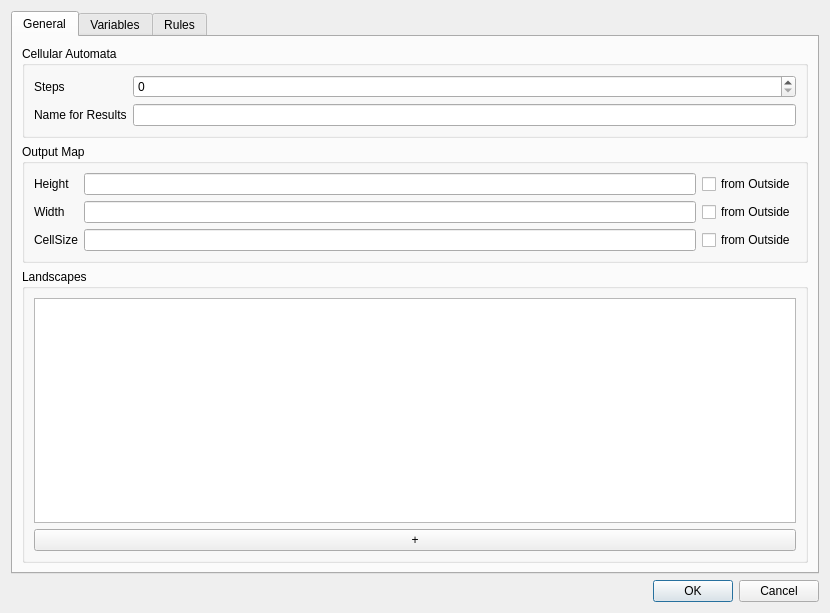
<?xml version="1.0" encoding="UTF-8"?>
<ui version="4.0">
 <class>GUICellularAutomata</class>
 <widget class="QDialog" name="GUICellularAutomata">
  <property name="geometry">
   <rect>
    <x>0</x>
    <y>0</y>
    <width>830</width>
    <height>613</height>
   </rect>
  </property>
  <property name="windowTitle">
   <string>Dialog</string>
  </property>
  <layout class="QVBoxLayout" name="verticalLayout_10">
   <item>
    <layout class="QVBoxLayout" name="verticalLayout_9">
     <item>
      <widget class="QTabWidget" name="tabWidget">
       <property name="currentIndex">
        <number>0</number>
       </property>
       <widget class="QWidget" name="tab_3">
        <attribute name="title">
         <string>General</string>
        </attribute>
        <layout class="QGridLayout" name="gridLayout_4">
         <item row="0" column="0">
          <layout class="QVBoxLayout" name="verticalLayout_5">
           <item>
            <widget class="QGroupBox" name="groupBox_2">
             <property name="sizePolicy">
              <sizepolicy hsizetype="Preferred" vsizetype="Preferred">
               <horstretch>0</horstretch>
               <verstretch>0</verstretch>
              </sizepolicy>
             </property>
             <property name="title">
              <string>Cellular Automata</string>
             </property>
             <layout class="QGridLayout" name="gridLayout_2">
              <item row="0" column="0">
               <layout class="QGridLayout" name="gridLayout_3">
                <item row="0" column="1">
                 <widget class="QSpinBox" name="spinBox_Steps"/>
                </item>
                <item row="0" column="0">
                 <widget class="QLabel" name="label_4">
                  <property name="text">
                   <string>Steps</string>
                  </property>
                 </widget>
                </item>
                <item row="1" column="0">
                 <widget class="QLabel" name="label_6">
                  <property name="text">
                   <string>Name for Results</string>
                  </property>
                 </widget>
                </item>
                <item row="1" column="1">
                 <widget class="QLineEdit" name="lineEdit_resultName"/>
                </item>
               </layout>
              </item>
             </layout>
            </widget>
           </item>
          </layout>
         </item>
         <item row="1" column="0">
          <widget class="QGroupBox" name="groupBox">
           <property name="title">
            <string>Output Map</string>
           </property>
           <layout class="QGridLayout" name="gridLayout">
            <item row="0" column="1">
             <widget class="QLineEdit" name="lineEdit_Height">
              <property name="layoutDirection">
               <enum>Qt::LeftToRight</enum>
              </property>
              <property name="alignment">
               <set>Qt::AlignRight|Qt::AlignTrailing|Qt::AlignVCenter</set>
              </property>
             </widget>
            </item>
            <item row="1" column="1">
             <widget class="QLineEdit" name="lineEdit_Width">
              <property name="alignment">
               <set>Qt::AlignRight|Qt::AlignTrailing|Qt::AlignVCenter</set>
              </property>
             </widget>
            </item>
            <item row="2" column="1">
             <widget class="QLineEdit" name="lineEdit_CellSize">
              <property name="alignment">
               <set>Qt::AlignRight|Qt::AlignTrailing|Qt::AlignVCenter</set>
              </property>
             </widget>
            </item>
            <item row="0" column="0">
             <widget class="QLabel" name="label">
              <property name="text">
               <string>Height</string>
              </property>
             </widget>
            </item>
            <item row="1" column="0">
             <widget class="QLabel" name="label_2">
              <property name="text">
               <string>Width</string>
              </property>
             </widget>
            </item>
            <item row="2" column="0">
             <widget class="QLabel" name="label_3">
              <property name="text">
               <string>CellSize</string>
              </property>
             </widget>
            </item>
            <item row="0" column="2">
             <widget class="QCheckBox" name="checkBox_Height">
              <property name="text">
               <string>from Outside</string>
              </property>
             </widget>
            </item>
            <item row="1" column="2">
             <widget class="QCheckBox" name="checkBox_Width">
              <property name="text">
               <string>from Outside</string>
              </property>
             </widget>
            </item>
            <item row="2" column="2">
             <widget class="QCheckBox" name="checkBox_CellSize">
              <property name="text">
               <string>from Outside</string>
              </property>
             </widget>
            </item>
           </layout>
          </widget>
         </item>
         <item row="2" column="0">
          <widget class="QGroupBox" name="groupBox_3">
           <property name="title">
            <string>Landscapes</string>
           </property>
           <layout class="QVBoxLayout" name="verticalLayout_2">
            <item>
             <layout class="QVBoxLayout" name="verticalLayout">
              <item>
               <widget class="QListWidget" name="listWidget_landscapes"/>
              </item>
              <item>
               <widget class="QPushButton" name="pushButton_addLandscape">
                <property name="text">
                 <string>+</string>
                </property>
               </widget>
              </item>
             </layout>
            </item>
           </layout>
          </widget>
         </item>
        </layout>
       </widget>
       <widget class="QWidget" name="tab_4">
        <attribute name="title">
         <string>Variables</string>
        </attribute>
        <layout class="QHBoxLayout" name="horizontalLayout_5">
         <item>
          <layout class="QVBoxLayout" name="verticalLayout_6">
           <item>
            <widget class="QGroupBox" name="groupBox_4">
             <property name="title">
              <string>Neighbourhoods/Values</string>
             </property>
             <layout class="QHBoxLayout" name="horizontalLayout">
              <item>
               <layout class="QVBoxLayout" name="verticalLayout_3">
                <item>
                 <widget class="QTableWidget" name="tableWidget_neighs">
                  <property name="cursor" stdset="0">
                   <cursorShape>ArrowCursor</cursorShape>
                  </property>
                  <property name="horizontalScrollBarPolicy">
                   <enum>Qt::ScrollBarAlwaysOff</enum>
                  </property>
                  <property name="autoScroll">
                   <bool>false</bool>
                  </property>
                  <property name="columnCount">
                   <number>3</number>
                  </property>
                  <attribute name="horizontalHeaderVisible">
                   <bool>false</bool>
                  </attribute>
                  <attribute name="horizontalHeaderDefaultSectionSize">
                   <number>0</number>
                  </attribute>
                  <attribute name="verticalHeaderVisible">
                   <bool>false</bool>
                  </attribute>
                  <column/>
                  <column/>
                  <column/>
                 </widget>
                </item>
                <item>
                 <widget class="QPushButton" name="pushButton_addNeigh">
                  <property name="text">
                   <string>+</string>
                  </property>
                 </widget>
                </item>
               </layout>
              </item>
             </layout>
            </widget>
           </item>
          </layout>
         </item>
        </layout>
       </widget>
       <widget class="QWidget" name="tab_5">
        <attribute name="title">
         <string>Rules</string>
        </attribute>
        <layout class="QVBoxLayout" name="verticalLayout_8">
         <item>
          <layout class="QVBoxLayout" name="verticalLayout_7">
           <item>
            <widget class="QGroupBox" name="groupBox_6">
             <property name="title">
              <string>Rules</string>
             </property>
             <layout class="QHBoxLayout" name="horizontalLayout_2">
              <item>
               <layout class="QVBoxLayout" name="verticalLayout_4">
                <item>
                 <widget class="QTableWidget" name="tableWidget_rules">
                  <property name="horizontalScrollBarPolicy">
                   <enum>Qt::ScrollBarAlwaysOff</enum>
                  </property>
                  <property name="rowCount">
                   <number>0</number>
                  </property>
                  <property name="columnCount">
                   <number>2</number>
                  </property>
                  <attribute name="horizontalHeaderDefaultSectionSize">
                   <number>0</number>
                  </attribute>
                  <attribute name="verticalHeaderVisible">
                   <bool>false</bool>
                  </attribute>
                  <column/>
                  <column/>
                 </widget>
                </item>
                <item>
                 <layout class="QHBoxLayout" name="horizontalLayout_10">
                  <property name="sizeConstraint">
                   <enum>QLayout::SetDefaultConstraint</enum>
                  </property>
                  <property name="leftMargin">
                   <number>0</number>
                  </property>
                  <property name="topMargin">
                   <number>0</number>
                  </property>
                  <item>
                   <spacer name="horizontalSpacer">
                    <property name="orientation">
                     <enum>Qt::Horizontal</enum>
                    </property>
                    <property name="sizeHint" stdset="0">
                     <size>
                      <width>40</width>
                      <height>20</height>
                     </size>
                    </property>
                   </spacer>
                  </item>
                  <item>
                   <widget class="QPushButton" name="pushButton_formula">
                    <property name="text">
                     <string>+</string>
                    </property>
                   </widget>
                  </item>
                  <item>
                   <widget class="QPushButton" name="pushButton_edit">
                    <property name="text">
                     <string>Edit</string>
                    </property>
                   </widget>
                  </item>
                 </layout>
                </item>
                <item>
                 <widget class="QGroupBox" name="groupBox_5">
                  <property name="title">
                   <string>Desicion</string>
                  </property>
                  <layout class="QHBoxLayout" name="horizontalLayout_4">
                   <item>
                    <layout class="QHBoxLayout" name="horizontalLayout_3">
                     <item>
                      <widget class="QLabel" name="label_5">
                       <property name="text">
                        <string>Formula:</string>
                       </property>
                      </widget>
                     </item>
                     <item>
                      <widget class="QLineEdit" name="lineEdit_descision"/>
                     </item>
                     <item>
                      <widget class="QPushButton" name="pushButton_expression">
                       <property name="text">
                        <string>...</string>
                       </property>
                      </widget>
                     </item>
                    </layout>
                   </item>
                  </layout>
                 </widget>
                </item>
               </layout>
              </item>
             </layout>
            </widget>
           </item>
          </layout>
         </item>
        </layout>
       </widget>
      </widget>
     </item>
    </layout>
   </item>
   <item>
    <widget class="QDialogButtonBox" name="buttonBox">
     <property name="orientation">
      <enum>Qt::Horizontal</enum>
     </property>
     <property name="standardButtons">
      <set>QDialogButtonBox::Cancel|QDialogButtonBox::Ok</set>
     </property>
    </widget>
   </item>
  </layout>
 </widget>
 <resources/>
 <connections>
  <connection>
   <sender>buttonBox</sender>
   <signal>accepted()</signal>
   <receiver>GUICellularAutomata</receiver>
   <slot>accept()</slot>
   <hints>
    <hint type="sourcelabel">
     <x>248</x>
     <y>254</y>
    </hint>
    <hint type="destinationlabel">
     <x>157</x>
     <y>274</y>
    </hint>
   </hints>
  </connection>
  <connection>
   <sender>buttonBox</sender>
   <signal>rejected()</signal>
   <receiver>GUICellularAutomata</receiver>
   <slot>reject()</slot>
   <hints>
    <hint type="sourcelabel">
     <x>316</x>
     <y>260</y>
    </hint>
    <hint type="destinationlabel">
     <x>286</x>
     <y>274</y>
    </hint>
   </hints>
  </connection>
 </connections>
</ui>
